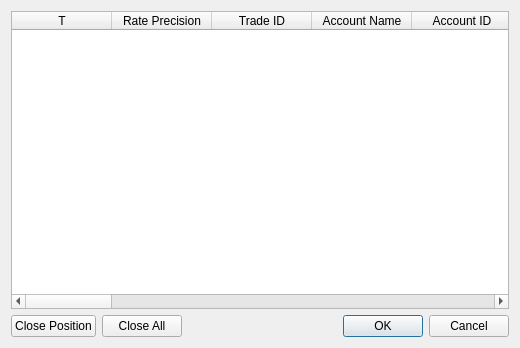
<?xml version="1.0" encoding="UTF-8"?>
<ui version="4.0">
 <class>Positions</class>
 <widget class="QDialog" name="Positions">
  <property name="geometry">
   <rect>
    <x>0</x>
    <y>0</y>
    <width>520</width>
    <height>348</height>
   </rect>
  </property>
  <property name="windowTitle">
   <string>Dialog</string>
  </property>
  <layout class="QGridLayout" name="gridLayout">
   <item row="0" column="0" colspan="4">
    <widget class="QTableWidget" name="tableWidget">
     <property name="selectionBehavior">
      <enum>QAbstractItemView::SelectRows</enum>
     </property>
     <column>
      <property name="text">
       <string>T</string>
      </property>
     </column>
     <column>
      <property name="text">
       <string>Rate Precision</string>
      </property>
     </column>
     <column>
      <property name="text">
       <string>Trade ID</string>
      </property>
     </column>
     <column>
      <property name="text">
       <string>Account Name</string>
      </property>
     </column>
     <column>
      <property name="text">
       <string>Account ID</string>
      </property>
     </column>
     <column>
      <property name="text">
       <string>Roll</string>
      </property>
     </column>
     <column>
      <property name="text">
       <string>Com</string>
      </property>
     </column>
     <column>
      <property name="text">
       <string>Open</string>
      </property>
     </column>
     <column>
      <property name="text">
       <string>Value Date</string>
      </property>
     </column>
     <column>
      <property name="text">
       <string>Gross PL</string>
      </property>
     </column>
     <column>
      <property name="text">
       <string>Close</string>
      </property>
     </column>
     <column>
      <property name="text">
       <string>Visible PL</string>
      </property>
     </column>
     <column>
      <property name="text">
       <string>Is Disabled</string>
      </property>
     </column>
     <column>
      <property name="text">
       <string>Currency</string>
      </property>
     </column>
     <column>
      <property name="text">
       <string>Is Buy</string>
      </property>
     </column>
     <column>
      <property name="text">
       <string>Amount K</string>
      </property>
     </column>
     <column>
      <property name="text">
       <string>Currency Point</string>
      </property>
     </column>
     <column>
      <property name="text">
       <string>Time</string>
      </property>
     </column>
     <column>
      <property name="text">
       <string>Used Margin</string>
      </property>
     </column>
     <column>
      <property name="text">
       <string>Stop</string>
      </property>
     </column>
     <column>
      <property name="text">
       <string>Stop Move</string>
      </property>
     </column>
     <column>
      <property name="text">
       <string>Limit</string>
      </property>
     </column>
    </widget>
   </item>
   <item row="2" column="0">
    <widget class="QPushButton" name="pushButton_2">
     <property name="text">
      <string>Close Position</string>
     </property>
    </widget>
   </item>
   <item row="2" column="1">
    <widget class="QPushButton" name="pushButton">
     <property name="text">
      <string>Close All</string>
     </property>
    </widget>
   </item>
   <item row="2" column="3">
    <widget class="QDialogButtonBox" name="buttonBox">
     <property name="orientation">
      <enum>Qt::Horizontal</enum>
     </property>
     <property name="standardButtons">
      <set>QDialogButtonBox::Cancel|QDialogButtonBox::Ok</set>
     </property>
    </widget>
   </item>
  </layout>
 </widget>
 <resources/>
 <connections>
  <connection>
   <sender>buttonBox</sender>
   <signal>accepted()</signal>
   <receiver>Positions</receiver>
   <slot>accept()</slot>
   <hints>
    <hint type="sourcelabel">
     <x>248</x>
     <y>254</y>
    </hint>
    <hint type="destinationlabel">
     <x>157</x>
     <y>274</y>
    </hint>
   </hints>
  </connection>
  <connection>
   <sender>buttonBox</sender>
   <signal>rejected()</signal>
   <receiver>Positions</receiver>
   <slot>reject()</slot>
   <hints>
    <hint type="sourcelabel">
     <x>316</x>
     <y>260</y>
    </hint>
    <hint type="destinationlabel">
     <x>286</x>
     <y>274</y>
    </hint>
   </hints>
  </connection>
 </connections>
</ui>
